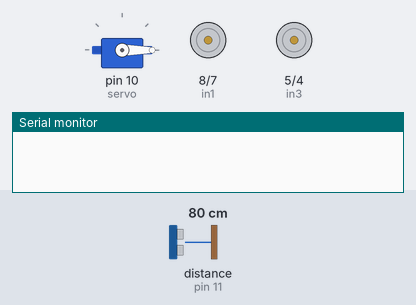
The sketch below on a simulated Arduino Uno, built with avr-gcc and run on an emulated ATmega328P. Parts: servo, motor-driver pin pairs drawn as motors (green arrow = first pin HIGH = forward, orange = second pin HIGH = backward, longer = more drive, scaled by the enable pin), the last lines printed to the serial monitor. Wiring (inferred from the names in the program): ultrasonic range finder: trigger pin 12; echo pin 11. Inputs (shaded band) come from the test bench; at power-on: distance to the obstacle (sensor on pin 11) 80 cm. The echo pulse lasts 58.3 µs per cm.

Above: at 0.17 s.
At 7.2 s:
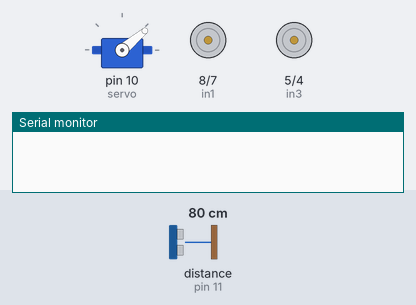
7.3 s: distance to the obstacle (sensor on pin 11) set to 2 cm
At 22.4 s:
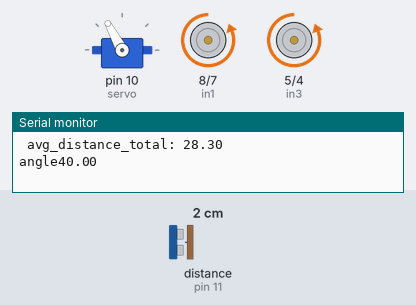
Timing chart, 0 to 22.8 s (numbered marks = the images above; inputs shaded):
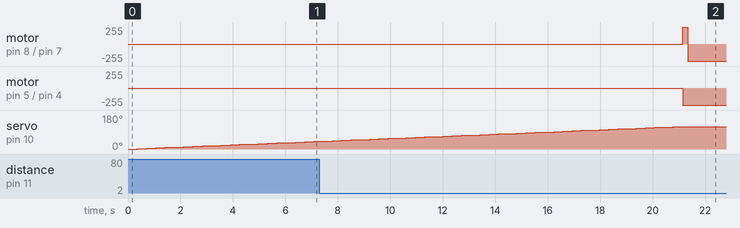

The sketch:

voidFinder.ino
```cpp
#include <Servo.h>
// Motor A connections
int enA = 9;
int in1 = 8;
int in2 = 7;
// Motor B connections
int enB = 3;
int in3 = 5;
int in4 = 4;
Servo servo;
long distance;
long degree;
float distance_in_cm;
float avg_dist_for_one_degree;
float total_distance_in_one_scan, avg_distance_total;
const int pingPin = 12; // Trigger Pin of Ultrasonic Sensor
const int echoPin = 11; // Echo Pin of Ultrasonic Sensor
long duration; // duration of signal
float dist_angle_arr[150];
float possible_void[40]={0.0};
int temp,temp2,temp3,counter,angle,nec_delay;
float heading;
void setup() {
  pinMode(enA, OUTPUT);
  pinMode(enB, OUTPUT);
  pinMode(in1, OUTPUT);
  pinMode(in2, OUTPUT);
  pinMode(in3, OUTPUT);
  pinMode(in4, OUTPUT);

  // Turn off motors - Initial state
  digitalWrite(in1, LOW);
  digitalWrite(in2, LOW);
  digitalWrite(in3, LOW);
  digitalWrite(in4, LOW);

  servo.attach(10);
pinMode(pingPin, OUTPUT);
pinMode(echoPin, INPUT);
Serial.begin(115200); // Starting Serial Terminal
}

void loop() {
  counter=0;
  temp2=0;
  for (int i = 0; i<120; i+=2){//for each angle from 19degrees till 170 degrees I find corresponding distance measurement
  servo.write(i);
  int temp=0;
  duration = readUltraSonic();
  distance=microseconds2Millimeters(duration);
  delay(350);
  distance_in_cm=distance/10;
  dist_angle_arr[i]=distance_in_cm;
  total_distance_in_one_scan=total_distance_in_one_scan+distance_in_cm;
  }
  avg_distance_total=total_distance_in_one_scan/60;//if distances are higher than average for some of the degrees in a row I assume it to be the non-obstacle area
   Serial.print(" avg_distance_total: ");
   Serial.println(avg_distance_total);
  for (int p=0; p<120;p++){
    if (dist_angle_arr[p]>(avg_distance_total+5)){
      possible_void[p]=p;
    temp2=temp2+p;
    counter++;
    }
    }
  heading=temp2/counter;
   //I found heading with the assumption of the middle point of the obstacle free region should be my heading.
  //neutral sensor is at 60 degrees

if (heading<60){
  angle=(60.0-heading);
  rotate_to_right(angle);
  go_straight();
  stop_moving();
}
if(heading>60){
  angle=(heading-60.0);
 //u_turn();
 rotate_to_left(angle);
  go_straight();
  stop_moving();
}
}
long readUltraSonic(){
digitalWrite(pingPin, LOW);
delayMicroseconds(2);
digitalWrite(pingPin, HIGH);
delayMicroseconds(10);
digitalWrite(pingPin, LOW);
return pulseIn(echoPin, HIGH, 25000);
}
long microseconds2Millimeters(long microseconds) {
long distance_in_mm=0;
// I tried to eliminate the spikes, otherwise sometimes it measures 4000mm or 0mm
distance_in_mm=0.1715*microseconds;
 if (distance_in_mm>350){
  return distance_in_mm;
 }
 if(distance_in_mm==0){
  return distance_in_mm;
 }
 else
 return distance_in_mm;
}

void u_turn(){
  rotate_to_right(180);
}
 void rotate_to_right(float angle){
    //500ms delay corresponds to almost 100degrees of rotation
  Serial.print("angle");
  Serial.println(angle);
  analogWrite(enA, 255);
  analogWrite(enB, 255);
  digitalWrite(in1, HIGH);
  digitalWrite(in2, LOW);
  digitalWrite(in3, LOW);
  digitalWrite(in4, HIGH);
  nec_delay=angle*5;
  delay(nec_delay);
    // so I will assume for every one degree rotation necassary I should give 5ms delay
  }
   void rotate_to_left(float angle){
    //500ms delay corresponds to almost 100degrees of rotation
   Serial.print("angle");
  Serial.println(angle);
  analogWrite(enA, 255);
  analogWrite(enB, 255);
  digitalWrite(in1, LOW);
  digitalWrite(in2, HIGH);
  digitalWrite(in3, HIGH);
  digitalWrite(in4, LOW);
  nec_delay=angle*5;
  delay(nec_delay);
    // so I will assume for every one degree rotation necassary I should give 5ms delay
  }
  void stop_moving(){
  analogWrite(enA, 255);
  analogWrite(enB, 255);

  digitalWrite(in1, LOW);
  digitalWrite(in2, LOW);
  digitalWrite(in3, LOW);
  digitalWrite(in4, LOW);
  delay(1000);
  }
  void go_straight(){
  analogWrite(enA, 255);
  analogWrite(enB, 255);
  digitalWrite(in1, LOW);
  digitalWrite(in2, HIGH);
  digitalWrite(in3, LOW);
  digitalWrite(in4, HIGH);
  delay(3500);

  }
```
